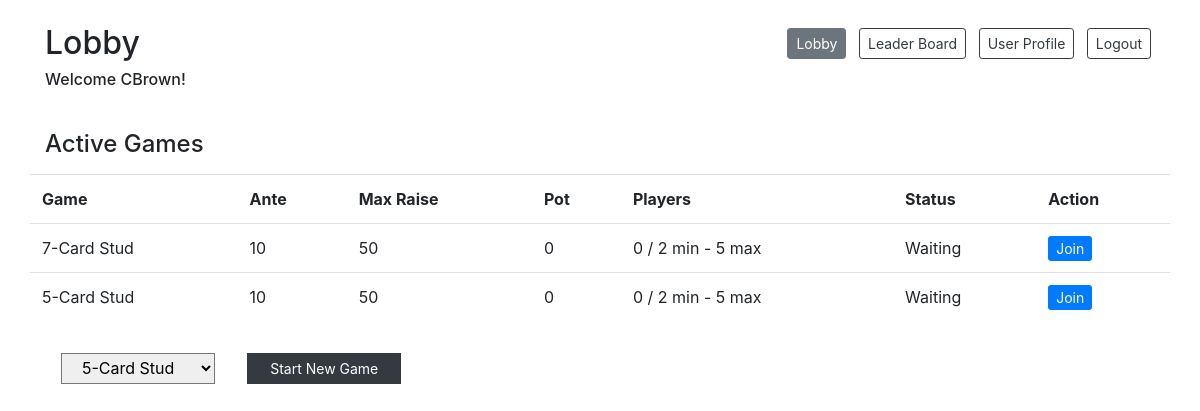
The app's page /lobby (signed in) with its own data.
### models.py (models this page shows)
class User(db.Model):
    __tablename__ = "users"
    id = db.Column(db.Integer, primary_key=True)
    user_name = db.Column(db.String(255))
    email = db.Column(db.String(255))
    password = db.Column(db.String(255))
    balance = db.Column(db.Integer)
    photo = db.Column(db.BLOB)
    wins = db.Column(db.Integer)
    losses = db.Column(db.Integer)
    current_game_id = db.Column(db.Integer, db.ForeignKey("games.id"), nullable=True)  # is null if not currently in a game
    current_game = db.relationship("Game", foreign_keys=[current_game_id], backref="game_users")
    created_at = db.Column(db.DateTime, server_default=func.now())
    updated_at = db.Column(db.DateTime, server_default=func.now(), onupdate=func.now())

class Game(db.Model):
    __tablename__ = "games"
    id = db.Column(db.Integer, primary_key=True)
    game_type_id = db.Column(db.Integer, db.ForeignKey("game_types.id"), nullable=True)
    game_type = db.relationship("GameType", foreign_keys=[game_type_id], backref="gametype_games")
    game_status = db.Column(db.Integer)  # 0: waiting, 1: playing, 2: completed
    pot = db.Column(db.Integer)
    current_turn = db.Column(db.Integer)
    starting_turn = db.Column(db.Integer)
    current_bet = db.Column(db.Integer)
    betting = db.Column(db.Boolean, unique=False, default=False) # 0: done with betting round, # 1: betting round
    round_num = db.Column(db.Integer)  # number of rounds of cards dealt
    num_players = db.Column(db.Integer)
    created_at = db.Column(db.DateTime, server_default=func.now())
    updated_at = db.Column(db.DateTime, server_default=func.now(), onupdate=func.now())

class GameType(db.Model):
    __tablename__ = "game_types"
    id = db.Column(db.Integer, primary_key=True)
    game_name = db.Column(db.String(255))
    time_limit = db.Column(db.Integer)
    min_players = db.Column(db.Integer)
    max_players = db.Column(db.Integer)
    ante = db.Column(db.Integer)
    max_raise = db.Column(db.Integer)
    rounds = db.relationship("GameRound", back_populates="game_type")
    created_at = db.Column(db.DateTime, server_default=func.now())
    updated_at = db.Column(db.DateTime, server_default=func.now(), onupdate=func.now())

### controller.py (the view)
def lobby():
    if 'user_id' in session:
        user = getUser(session['user_id'])
        if user:
            if user.current_game_id:
                game = getGame(user.current_game_id)
                if game.game_status == 1:
                    return redirect('/card-table')
                elif game.game_status == 2:
                    removePlayerFromGame(user, user.current_game_id)
            games = getActiveGames()
            game_types = getGameTypes()
            return render_template('lobby.html', user = user, games = games, game_types = game_types)
    return redirect('/login-registration')

### utilities.py (called while the page is built)
def getUser(user_id):
    user = User.query.get(user_id)
    return user

def getActiveGames():
    active_games = Game.query.filter(or_(Game.game_status == 0, Game.game_status ==1)).all()
    return active_games  # return game info

def getGameTypes():
    game_types = GameType.query.all()
    return game_types  # return game types

### templates/lobby.html (shortened to what this page needs)
<!DOCTYPE html>
<html lang="en">
<head>
    <link href="https://stackpath.bootstrapcdn.com/bootstrap/4.4.1/css/bootstrap.min.css" rel="stylesheet">
    <script src="https://cdnjs.cloudflare.com/ajax/libs/socket.io/1.7.3/socket.io.min.js"></script></head>
</head>
<body>
    <div class="container bg-white">
        <div class="row justify-content-between mt-4 mb-2">
            <div class="col-auto">
                <h2>Lobby</h2>
                <h6>Welcome {{user.user_name}}!</h6>
            </div>
            <div class="col-auto">
                <a href="#" class="inactive col-auto btn btn-secondary btn-sm mx-1 mt-1 mb-3">Lobby</a>
                <a href="/leaderboard" class="col-auto btn btn-outline-dark btn-sm mx-1 mt-1 mb-3">Leader Board</a>
                <a href="/user-profile" class="col-auto btn btn-outline-dark btn-sm mx-1 mt-1 mb-3">User Profile</a>
                <a href="/logout-action" class="col-auto btn btn-outline-dark btn-sm mx-1 mt-1 mb-3">Logout</a>
            </div>
        </div>
        <div class="row pt-4">
            <h4 class="col-12 pb-2">Active Games</h4>
            {% if games %}
            <table class="table table-fixed text-left table-hover">
                <tr>
                    <th>Game</th>
                    <th>Ante</th>
                    <th>Max Raise</th>
                    <th>Pot</th>
                    <th>Players</th>
                    <th>Status</th>
                    <th>Action</th>
                    {% for game in games %}
                            <td>{{game.game_type.game_name}}</td>
                            <td>{{game.game_type.ante}}</td>
                            <td>{{game.game_type.max_raise}}</td>
                            <td>{{game.pot}}</td>
                            <td>{{game.num_players}} / {{game.game_type.min_players}} min - {{game.game_type.max_players}} max</td>
                            {% if game.game_status == 0 or game.game_status == 1 %}
                                <td>{% if game.game_status == 0 %}Waiting
                                    {% else %}Playing
                                    {% endif %}
                                </td>
                                {% if user.current_game_id == game.id %}
                                <td><a href="/lobby/leave-game/{{game.id}}" class="button btn-sm btn-primary">Leave</a></td>
                                {% elif not user.current_game_id: %}
                                <td><a href="/lobby/join-game/{{game.id}}" class="button btn-sm btn-primary">Join</a></td>
                                {% else %}
                                <td></td>
                                {% endif %}
                            {% else %}
                                <td>Playing</td>
                                <td></td>
                            {% endif %}
                        </tr>
                    {% endfor %}
            </table>
            {% else %}
            <h6>No active games</h6>
            {% endif %}
        </div>
        <form action="/lobby/new-game" method="post" class="col-5 pt-3">
            <div class="row">
                <select type="text" name="game_type_id" class="input-lg col-4 rounded-0 px-3 mx-3" required>
                    {% for game_type in game_types %}
                        <option value="{{game_type.id}}">{{game_type.game_name}}</option>
                    {% endfor %}
                </select>
                <button type="submit" class="col-4 btn btn-dark btn-sm btn-block rounded-0 ml-3">Start New Game</button>
            </div>
        </form>
    </div>
</body>
</html>

### records on screen
User: user_name "CBrown"
Game: game_type.game_name "7-Card Stud", game_type.ante "10", game_type.max_raise "50", pot "0", num_players "0", game_type.min_players "2", game_type.max_players "5", game_status "Waiting"
Game: game_type.game_name "5-Card Stud", game_type.ante "10", game_type.max_raise "50", pot "0", num_players "0", game_type.min_players "2", game_type.max_players "5", game_status "Waiting"

### other values on screen
form field game_type_id "5-Card Stud"
